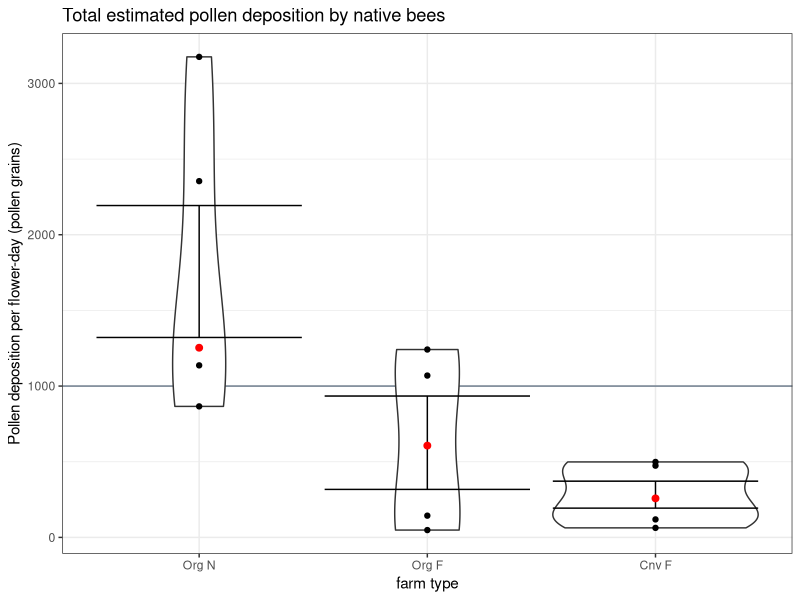

Generate this figure with R: (Note: this script raises an error after producing the figure.)
## ---- chunk 1
# Loading in necessary packages
suppressPackageStartupMessages(library(dplyr))
suppressPackageStartupMessages(library(ggplot2))

# Reading in the data 
watermelon <- read.csv("watermelon.csv")

# Grouping the different farm types
watermelon$farm_type <- paste(watermelon$management, watermelon$prox_habitat)

# Re-organizing the data frame
watermelon <- watermelon[order(watermelon$farm_type),]
watermelon_org <- watermelon %>%
  select(farm_type, Pollen_deposition, Mean_visits, Richness)

# Violin plot by farm type 
 watermelon %>%
  ggplot(aes(x = reorder(farm_type, -Pollen_deposition), y = Pollen_deposition)) + 
    geom_hline(yintercept = 1000, color = "slategray4") +
    geom_violin() + geom_point() + geom_errorbar(stat = "summary") + 
    stat_summary(fun.y = median, geom = "point", size = 2, color = "red") +
    ggtitle("Total estimated pollen deposition by native bees") +  
       ylab("Pollen deposition per flower-day (pollen grains)") +  
       xlab("farm type") + theme_bw() 

## ---- chunk 2
# Simulate data for native bee abundance 
# CF farm type 
bee1 <- rep(c("native", "introduced"), c(20,80))
random_sample1 <- sample(c("native", "introduced"), size = 20, replace = TRUE, prob = c(0.2,0.8))
table(random_sample1)

# OF farm type
bee2 <- rep(c("native", "introduced"), c(30,70))
random_sample2 <- sample(c("native", "introduced"), size = 20, replace = TRUE, prob = c(0.3,0.7))
table(random_sample2)

# ON farm type 
bee3 <- rep(c("native", "introduced"), c(80,20))
random_sample3 <- sample(c("native", "introduced"), size = 20, replace = TRUE, prob = c(0.8,0.2))
table(random_sample3)

# Adding the simulated data to the existing .csv file
watermelon_org$Abundance <- c("35", "20", "20", "15", "15",
                              "30", "30", "35", "40",
                              "90", "80", "90", "60", "75")

# Graphing species richness and ###relative abundance!!! 
p <- watermelon %>% 
ggplot(aes(x = reorder(farm_type, -Richness), y = Richness)) +
  geom_boxplot() + geom_jitter() + theme_bw() +
  ggtitle("Total number of native bee species per farm type") +  
       ylab("Species richness") +  xlab("farm type") + scale_y_continuous(name = "Species richness", sec.axis = sec_axis(trans =~.*10, name = "Species abundance (%)")) 

p + geom_boxplot(aes(y = Abundance))
